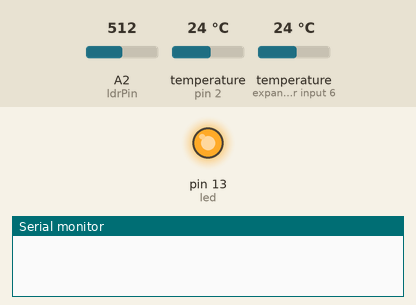
The sketch below on a simulated Arduino Uno, built with avr-gcc and run on an emulated ATmega328P. Shown: output pins drawn as LEDs (lit = HIGH), the last lines printed to the serial monitor. Inputs (shaded band) come from the test bench; at power-on: A2 (ldrPin) = 512, temperature (sensors on pin 2, expander input 6) 24 °C.

Above: at 0.12 s.
At 5.2 s:
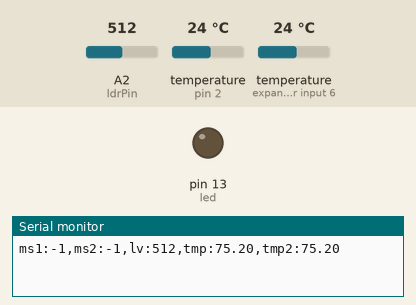
Timing chart, 0 to 13.3 s (numbered marks = the images above):
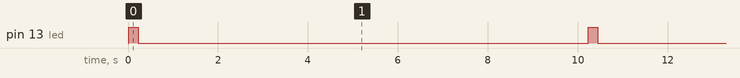

The sketch:

moisture_sensor_inprogress.ino
```cpp
#include <OneWire.h>
#include <DallasTemperature.h>


#define voltageFlipPin1 2
#define voltageFlipPin2 3
#define sensorPin1 0
#define sensorPin2 1
#define ldrPin 2


// Data wire is plugged into pin 2 on the Arduino
#define ONE_WIRE_BUS 2

// Setup a oneWire instance to communicate with any OneWire devices (not just Maxim/Dallas temperature ICs)
OneWire oneWire(ONE_WIRE_BUS);
// Pass our oneWire reference to Dallas Temperature.
DallasTemperature sensors(&oneWire);

DeviceAddress tempSensor1 = {0x28, 0xC5, 0x44, 0xBD, 0x04, 0x00, 0x00, 0x0E};
DeviceAddress tempSensor2 = {0x28, 0xD5, 0x70, 0xBD, 0x04, 0x00, 0x00, 0xCE};


#define led 13

int flipTimer = 1000;
int sleep = 1000 * 10;

void setup(){
  Serial.begin(9600);
//  pinMode(voltageFlipPin1, OUTPUT);
//  pinMode(voltageFlipPin2, OUTPUT);
//  pinMode(sensorPin1, INPUT);
//  pinMode(sensorPin2, INPUT);

  pinMode(led, OUTPUT);
  digitalWrite(led, LOW);

  // Start up the library
  sensors.begin(); // IC Default 9 bit. If you have troubles consider upping it 12. Ups the delay giving the IC more time to process the temperature measurement
  sensors.setResolution(tempSensor1, 10);
  sensors.setResolution(tempSensor2, 10);
}


void setSensorPolarity(boolean flip){
  if(flip){
    digitalWrite(voltageFlipPin1, HIGH);
    digitalWrite(voltageFlipPin2, LOW);
  }else{
    digitalWrite(voltageFlipPin1, LOW);
    digitalWrite(voltageFlipPin2, HIGH);
  }
}

void turnSensorOff() {
  digitalWrite(voltageFlipPin1, LOW);
  digitalWrite(voltageFlipPin2, LOW);
}


void loop(){

  //
  digitalWrite(led, HIGH);

//  setSensorPolarity(true);
//  delay(flipTimer);
//  int val11 = analogRead(sensorPin1);
//  int val21 = analogRead(sensorPin2);
//  delay(flipTimer);
//  setSensorPolarity(false);
//  delay(flipTimer);
//  // invert the reading
//  int val12 = 1023 - analogRead(sensorPin1);
//  int val22 = 1023 - analogRead(sensorPin2);

  int ldrVal = analogRead(ldrPin);

  sensors.requestTemperatures();
  float tempVal = sensors.getTempF(tempSensor1);
  float tempVal2 = sensors.getTempF(tempSensor2);

//  turnSensorOff();

  digitalWrite(led, LOW);
  //
//  reportLevels(average(val11,val12), average(val21, val22), ldrVal, tempVal, tempVal2);
  reportLevels(-1, -1, ldrVal, tempVal, tempVal2);

  delay(sleep);
}

int average(int val1, int val2) {
  return (val1 + val2) / 2;
}

void reportLevels(int ms1,int ms2, int ldrVal, float tempVal, float tempVal2){

  String msg = "ms1:";
  msg += ms1;
  msg += ",ms2:";
  msg += ms2;
  msg += ",lv:";
  msg += ldrVal;
  msg += ",tmp:";
  Serial.print(msg);
  Serial.print(tempVal);
  Serial.print(",tmp2:");
  Serial.print(tempVal2);
  Serial.println("");

}
```

Measured:
- by itself, pin 13 (led): alternates HIGH for 0.21 s and LOW for 10.0 s
